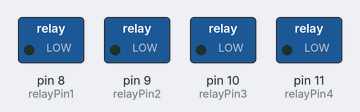
Recording of a sketch running on a simulated Arduino Uno, built with avr-gcc and run on an emulated ATmega328P. On the bench: switched loads named in the sketch (green lamp = pin HIGH).

Above: at 2.0 s.
At 4.5 s:
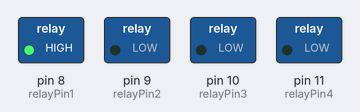
At 5.5 s:
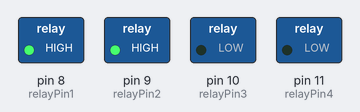
At 6.5 s:
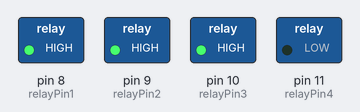
At 7.5 s:
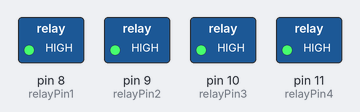
At 9.5 s:
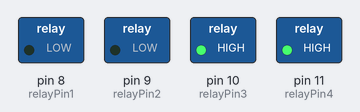
Timing chart, 0 to 10.4 s (numbered marks = the images above):
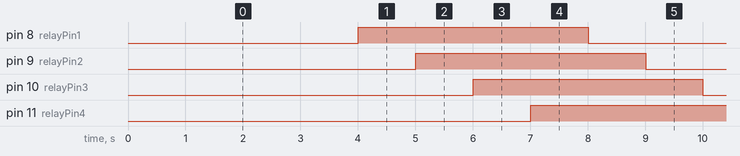

The sketch:

relay_test.ino
```cpp
int relayPin1 = 8;
int relayPin2 = 9;
int relayPin3 = 10;
int relayPin4 = 11;

volatile byte relayState = HIGH;

long lastMsInterval = 0;
long msInterval = 4000;
long eachInterval = 1000;

void setup() {
  Serial.begin(115200);
  pinMode(relayPin1, OUTPUT);
  pinMode(relayPin2, OUTPUT);
  pinMode(relayPin3, OUTPUT);
  pinMode(relayPin4, OUTPUT);


}

void loop() {


  if((millis() - lastMsInterval) > msInterval){
    lastMsInterval = millis();

    digitalWrite(relayPin1, relayState);
    delay(eachInterval);
    digitalWrite(relayPin2, relayState);
    delay(eachInterval);
    digitalWrite(relayPin3, relayState);
    delay(eachInterval);
    digitalWrite(relayPin4, relayState);
    delay(eachInterval);

    relayState = !relayState;


  }


}
```

Measured:
- by itself, pin 8 (relayPin1), pin 9 (relayPin2), pin 10 (relayPin3), pin 11 (relayPin4): alternates HIGH for 4.0 s and LOW for 4.0 s
- by itself, everything shown: repeats every 8.0 s, in 8 steps
